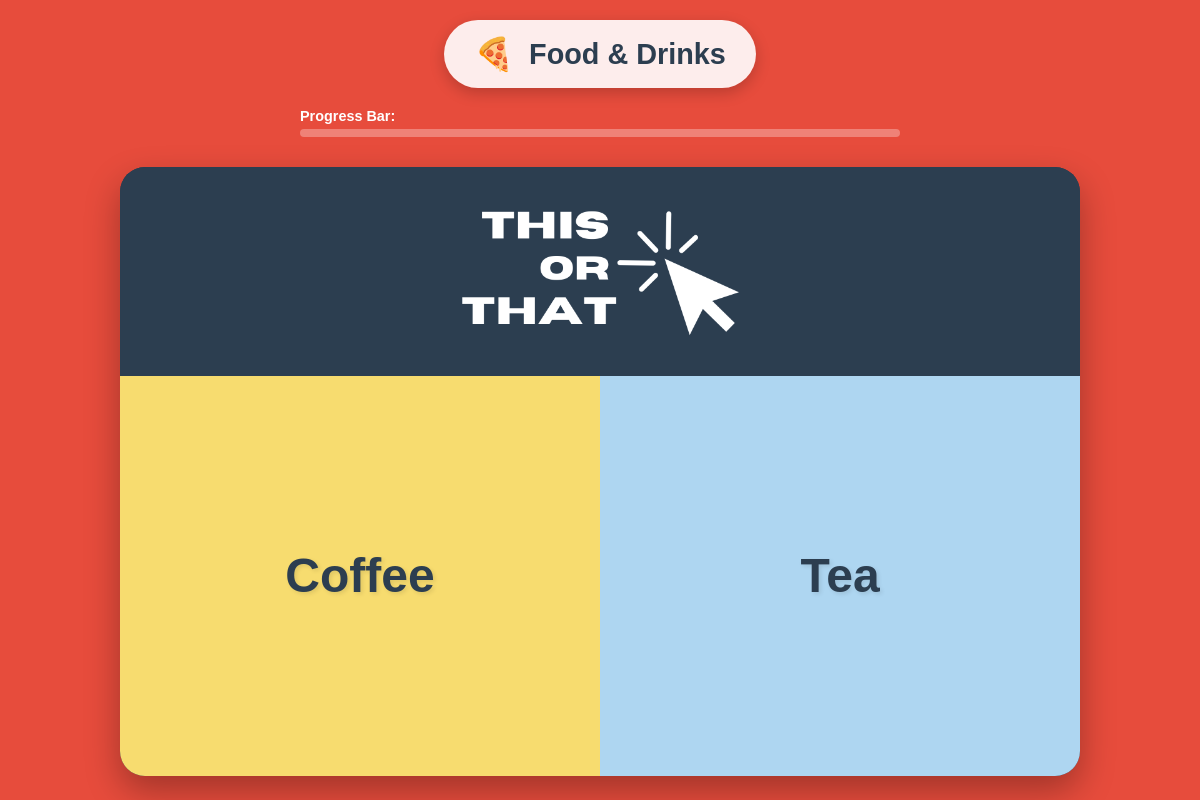
Screenshot of /polls/this-or-that/1/ with the database file from the repository.
### polls/models.py (models this page shows, shortened)
class ThisOrThatCategory(models.Model):
    name = models.CharField(max_length=50)
    icon = models.CharField(max_length=20, default="🎯")  # Emoji icon
    description = models.TextField(blank=True)
    is_active = models.BooleanField(default=True)
    created_at = models.DateTimeField(auto_now_add=True)
    class Meta:
        verbose_name_plural = "Categories"

class ThisOrThat(models.Model):
    category = models.ForeignKey(ThisOrThatCategory, on_delete=models.CASCADE)
    option_a = models.CharField(max_length=100)
    option_b = models.CharField(max_length=100)
    option_a_image = models.URLField(blank=True)  # Optional image URLs
    option_b_image = models.URLField(blank=True)
    votes_a = models.IntegerField(default=0)
    votes_b = models.IntegerField(default=0)
    created_at = models.DateTimeField(auto_now_add=True)
    is_active = models.BooleanField(default=True)
    featured = models.BooleanField(default=False)

### polls/views.py (the view, shortened to what this page needs)
# urls.py: path('this-or-that/<int:category_id>/', views.this_or_that_game, name='this_or_that'),
def this_or_that_game(request, category_id):
    category = get_object_or_404(ThisOrThatCategory, id=category_id, is_active=True)
    reset = request.GET.get('reset')
    all_questions = ThisOrThat.objects.filter(category=category, is_active=True)
    if not all_questions.exists():
        return render(request, 'polls/category_complete.html', {
            'category': category
        })
    voted_questions = []
    if request.user.is_authenticated:
        voted_questions = Vote.objects.filter(
            user=request.user,
            this_or_that__category=category
        ).values_list('this_or_that_id', flat=True)
    elif request.session.session_key:
        voted_questions = Vote.objects.filter(
            session_key=request.session.session_key,
            this_or_that__category=category
        ).values_list('this_or_that_id', flat=True)
    remaining_questions = all_questions.exclude(id__in=voted_questions)
    if not remaining_questions.exists():
        return redirect('polls:quiz_summary', category_id=category_id)
    question = random.choice(remaining_questions)
    total_questions = all_questions.count()
    answered_questions = len(voted_questions)
    progress_percentage = (answered_questions / total_questions) * 100 if total_questions > 0 else 0
    has_next_question = remaining_questions.count() > 1
    return render(request, 'polls/this_or_that.html', {
        'question': question,
        'category': category,
        'current_question': answered_questions + 1,
        'total_questions': total_questions,
        'progress_percentage': progress_percentage,
        'has_next_question': has_next_question
    })

### polls/templates/polls/this_or_that.html (shortened to what this page needs)
{% load static %}
<!DOCTYPE html>
<html lang="en">
<head>
</head>
<body>
    <div class="header">
        <div class="category-header">
            <span class="category-icon">{{ category.icon }}</span>
            <span class="category-name">{{ category.name }}</span>
        </div>
        <div class="progress-container">
            <div class="progress-text">Progress Bar:</div>
            <div class="progress-bar">
            </div>
        </div>
    </div>
    <div class="game-container">
        <div class="game-card" id="gameCard">
            <div class="game-title">
                <img src="{% static 'polls/images/yellow.png' %}" alt="This or That">
            </div>
            <div class="options-container">
                <div class="option option-a" onclick="vote('A')" id="optionA">
                    <div class="option-text">{{ question.option_a }}</div>
                </div>
                <div class="option option-b" onclick="vote('B')" id="optionB">
                    <div class="option-text">{{ question.option_b }}</div>
                </div>
            </div>
        </div>
    </div>
</body>
</html>

### polls/templates/polls/this_or_that.html (style rules this page uses)
* { margin: 0; padding: 0; box-sizing: border-box; }
body { font-family: 'Arial Black', Arial, sans-serif; background: #E74C3C; min-height: 100vh; display: flex; flex-direction: column; overflow-x: hidden; }
.header { padding: 20px; text-align: center; }
.category-header { background: rgba(255, 255, 255, 0.9); display: inline-flex; align-items: center; gap: 15px; padding: 15px 30px; border-radius: 50px; margin-bottom: 20px; box-shadow: 0 5px 15px rgba(0,0,0,0.2); }
.category-icon { font-size: 2rem; }
.category-name { font-size: 1.8rem; font-weight: bold; color: #2C3E50; }
.progress-container { width: 100%; max-width: 600px; margin: 0 auto; color: white; font-size: 0.9rem; margin-bottom: 10px; }
.progress-text { text-align: left; margin-bottom: 5px; font-weight: bold; }
.progress-bar { width: 100%; height: 8px; background: rgba(255, 255, 255, 0.3); border-radius: 4px; overflow: hidden; }
.game-container { flex: 1; display: flex; flex-direction: column; max-width: 1000px; margin: 0 auto; width: 100%; padding: 0 20px; }
.game-card { background: #2C3E50; border-radius: 25px; overflow: hidden; box-shadow: 0 15px 35px rgba(0,0,0,0.3); margin-bottom: 20px; position: relative; }
.game-title { background: #2C3E50; color: white; text-align: center; padding: 20px; display: flex; align-items: center; justify-content: center; }
.game-title img { max-width: 300px; height: auto; filter: brightness(0) invert(1); }
.options-container { display: flex; min-height: 400px; position: relative; }
.option { flex: 1; display: flex; align-items: center; justify-content: center; cursor: pointer; transition: all 0.3s ease; position: relative; overflow: hidden; }
.option-a { background: #F7DC6F; color: #2C3E50; }
.option-b { background: #AED6F1; color: #2C3E50; }
.option-text { font-size: 3rem; font-weight: 900; text-align: center; padding: 40px; text-shadow: 2px 2px 4px rgba(0,0,0,0.1); z-index: 2; position: relative; }

### rows the page displays
ThisOrThatCategory: icon "🍕", name "Food & Drinks"
ThisOrThat: option_a "Coffee", option_b "Tea"
